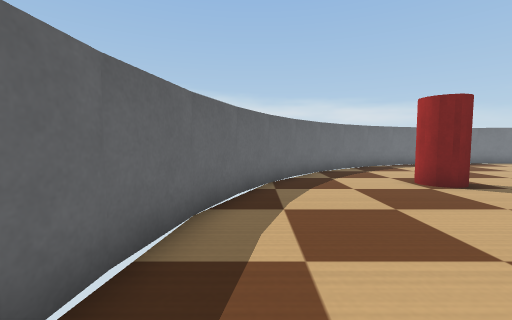
[1] (above)

16 first-person views from a walk through a Webots world. The camera is 0.06 m above the floor, tilts 4° down and sees 90° across. The floor is counted in squares, 0.05 m on a side. Each view is taken from the middle of a square. On the plan, view 1 faces up. The plan holds only what a view shows up to about 12 squares ahead; the rest is blank. Robots are left out. Webots' stock objects and surfaces are drawn as simple stand-ins.

[2]
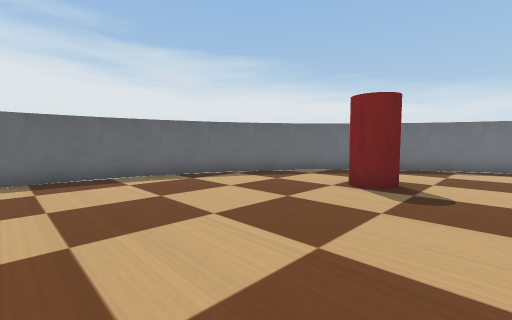

[3]
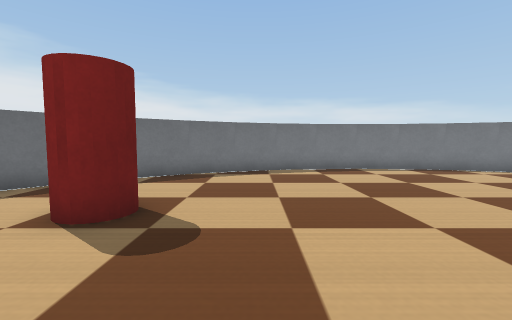

[4]
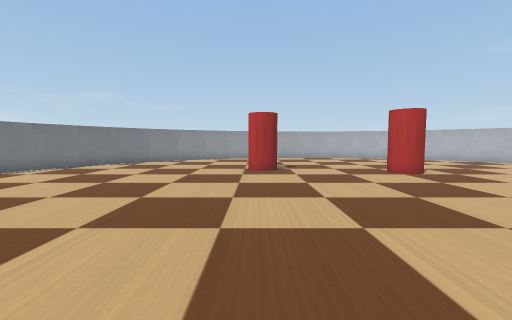

[5]
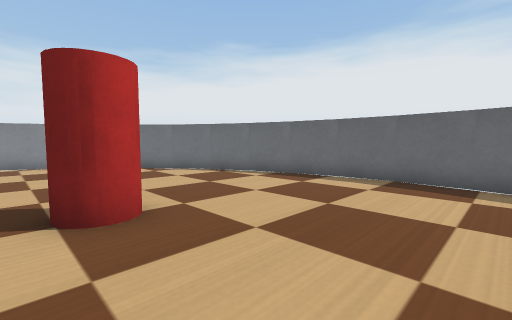

[6]
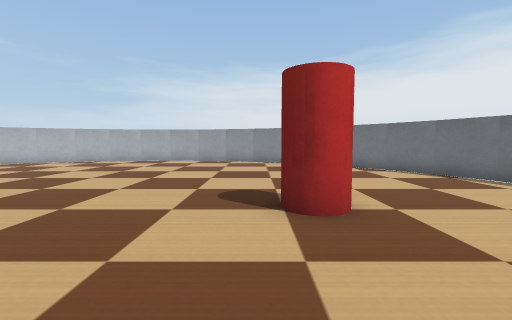

[7]
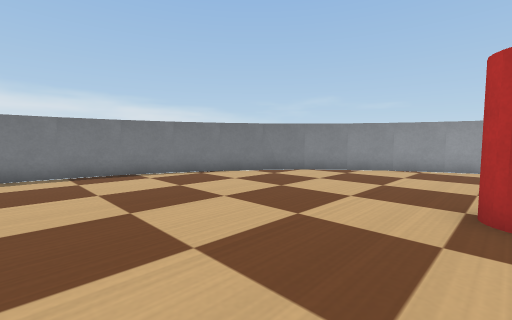

[8]
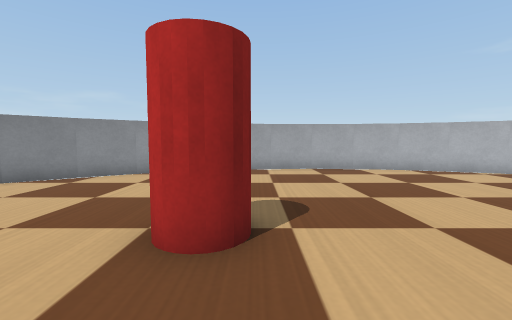

[9]
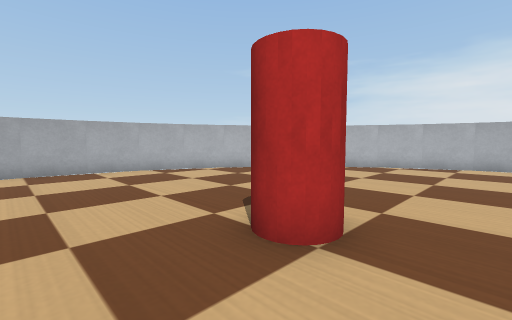

[10]
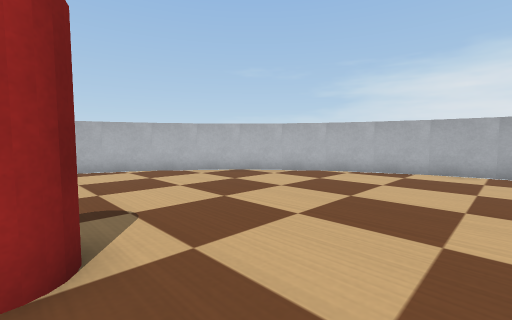

[11]
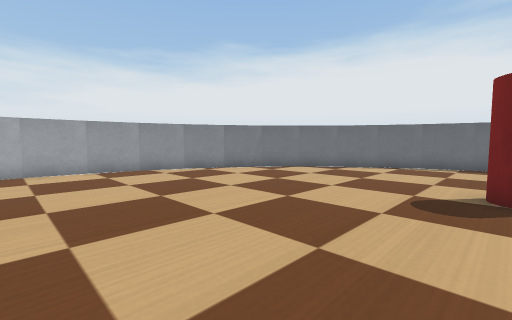

[12]
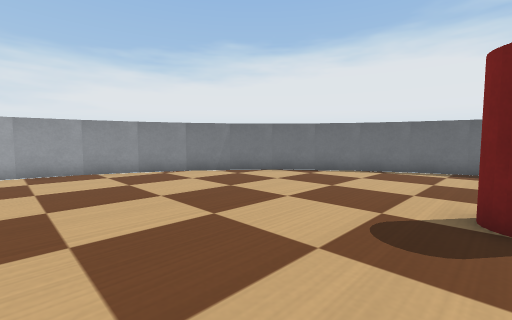

[13]
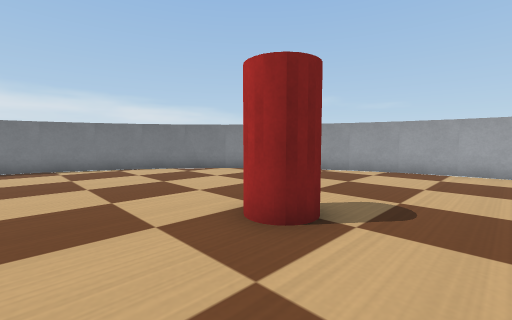

[14]
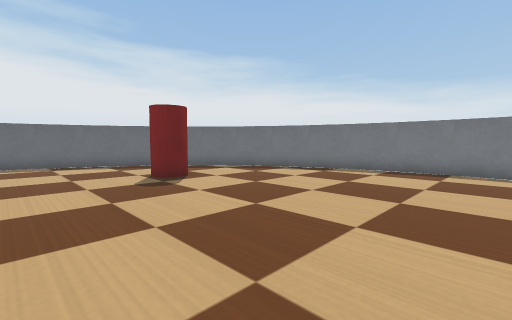

[15]
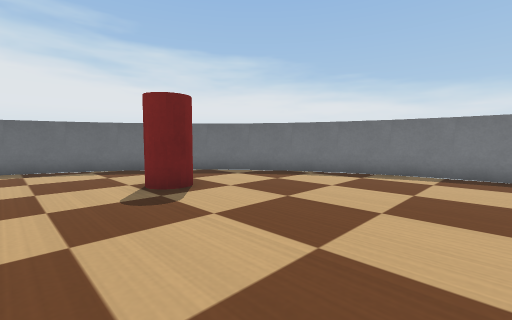

[16]
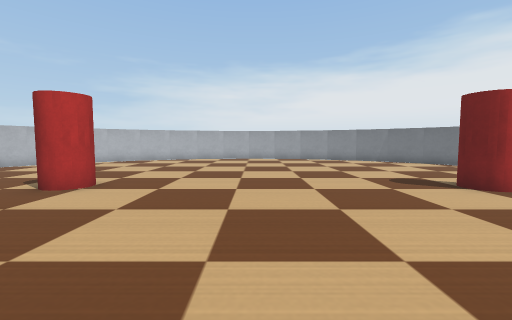

### Floor plan
Points are (right, up) in squares from view 1. A wall is a line through its corners. A room is listed if a view was taken in it or the views show most of it. See-through windows are left out.
Room 1 (views 1, 2, 3, 4, 5, 6, 7, 8, 9, 10, 11, 12, 13, 14, 15, 16)
walls: (2.7, 10.5) (1.4, 9); (0.4, 7.5) (-0.4, 5.8); (7.2, 13.4) (5.5, 12.6); (4.1, 11.7) (2.5, 10.4); (-0.4, 5.9) (-1, 4); (5.6, 12.7) (3.9, 11.6); (1.4, 9.1) (0.3, 7.4); (-1, 4.2) (-1.4, 2.2); (9, 14.1) (7.1, 13.4); (10.8, 14.4) (8.8, 14); (-1.4, 2.4) (-1.5, 0.4); (-1.5, 0.5) (-1.4, -1.4); (12.6, 14.5) (10.6, 14.4); (-1.4, -1.3) (-1, -3.2); (14.4, 14.4) (12.5, 14.5); (-1, -3.1) (-0.4, -5); (16.2, 14) (14.3, 14.4); (18, 13.4) (16.1, 14); (-0.5, -4.8) (0.4, -6.5) (1.4, -8) (2.6, -9.4) (4, -10.6) (5.5, -11.6); (22.5, 10.3) (21, 11.6) (19.5, 12.6) (17.9, 13.4); (23.7, 8.9) (22.4, 10.4); (5.4, -11.6) (7.2, -12.5); (7.1, -12.4) (9, -13.1); (25.5, 5.8) (24.6, 7.5) (23.6, 9); (8.8, -13) (10.8, -13.4); (26.1, 4) (25.4, 5.9); (26.4, 2.2) (26, 4.2); (10.7, -13.4) (12.5, -13.5); (12.4, -13.5) (14.4, -13.4); (26.5, 0.5) (26.4, 2.3); (14.3, -13.4) (16.1, -13); (26.4, -1.4) (26.5, 0.6); (17.8, -12.4) (19.5, -11.6); (26, -3.2) (26.4, -1.3); (25.4, -4.9) (26, -3); (24.6, -6.5) (25.4, -4.8); (16.1, -13.1) (17.9, -12.4); (19.4, -11.7) (21.1, -10.6); (22.3, -9.5) (23.7, -8); (23.6, -8.1) (24.7, -6.4); (21, -10.7) (22.4, -9.4)
objects: drink can (5, -2) to (6, -1); drink can (5, 7) to (6, 8); drink can (17, -2) to (18, -1); drink can (18, 3) to (19, 4)

Positions as (right, up) in squares from view 1, and headings:
1: (0, 0), facing up
2: (8, 0), facing up-left
3: (8, 3), facing up
4: (7, 4), facing right
5: (7, 3), facing down-left
6: (7, 3), facing down
7: (13, 4), facing up-right
8: (15, 3), facing right
9: (15, 1), facing down-right
10: (14, -2), facing down-right
11: (13, -2), facing down-left
12: (11, -2), facing down-left
13: (15, 1), facing up-right
14: (14, 3), facing up-left
15: (12, 4), facing up-left
16: (12, 5), facing down
